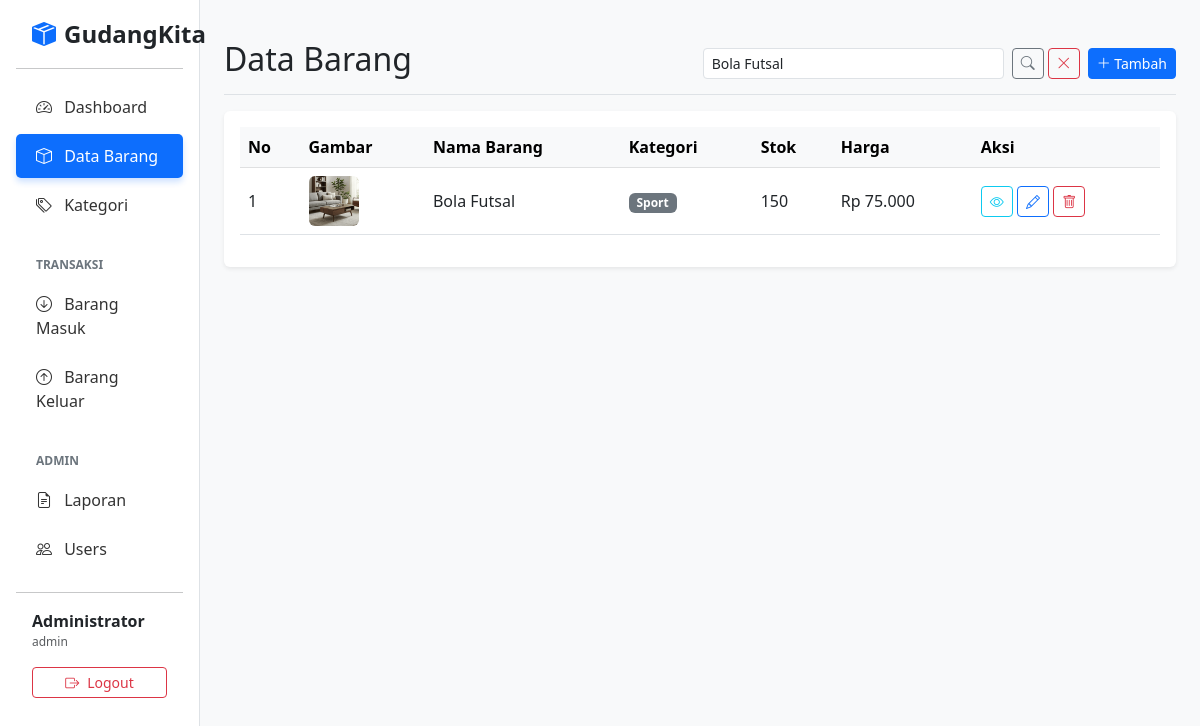
/data-barang.php?cari=Bola Futsal (signed in), run on the app's committed database.
### tables this page shows
CREATE TABLE `barang` (
  `id` int NOT NULL,
  `nama_barang` varchar(100) NOT NULL,
  `stok` int NOT NULL,
  `harga` int NOT NULL,
  `kategori_id` int DEFAULT NULL,
  `gambar` varchar(255) DEFAULT 'default.jpg'
);

CREATE TABLE `kategori` (
  `id` int NOT NULL,
  `nama_kategori` varchar(100) NOT NULL
);

### db/functions.php (called while the page is built, shortened)
<?php
$host = "localhost";
$user = "root";
$pass = "12345";
$db = "sistem-inventaris";
$connect = mysqli_connect($host, $user, $pass, $db);
function esc(?string $value): string
{
    return htmlspecialchars($value ?? '', ENT_QUOTES, 'UTF-8');
}
function query(string $query, array $params = []): array
{
    global $connect;
    $result = mysqli_execute_query($connect, $query, $params);
    $rows = [];
    while ($row = mysqli_fetch_assoc($result)) {
        $rows[] = $row;
    }
    return $rows;
}
function isAdmin(): bool
{
    return isset($_SESSION['role']) && $_SESSION['role'] === 'admin';
}

### data-barang.php (the view, shortened to what this page needs)
<?php
require_once 'db/functions.php';
require_once 'components/header.php';
$jumlahDataPerHalaman = 20;
$halamanAktif = (int)($_GET['halaman'] ?? 1);
$awalData = ($jumlahDataPerHalaman * $halamanAktif) - $jumlahDataPerHalaman;
$keyword = $_GET['cari'] ?? '';
$params = [];
if ($keyword !== '') {
    $baseQuery = "SELECT barang.*, kategori.nama_kategori
                  FROM barang
                  LEFT JOIN kategori ON barang.kategori_id = kategori.id
                  WHERE nama_barang LIKE ? OR barang.id = ?";
    $likeKeyword = "%$keyword%";
    $params = [$likeKeyword, $keyword];
} else {
    $baseQuery = "SELECT barang.*, kategori.nama_kategori
                  FROM barang
                  LEFT JOIN kategori ON barang.kategori_id = kategori.id";
}
$allData = query($baseQuery, $params);
$finalQuery = $baseQuery . " ORDER BY barang.id DESC LIMIT ?, ?";
$paramsPagination = [...$params, $awalData, $jumlahDataPerHalaman];
$barang = query($finalQuery, $paramsPagination);
?>
<div class="container-fluid">
    <div class="row">
        <?php require_once 'components/sidebar.php'; ?>
        <main class="col-lg-10 ms-sm-auto px-md-4 py-4">
            <div class="d-flex justify-content-between flex-wrap flex-md-nowrap align-items-center pt-3 pb-2 mb-3 border-bottom">
                <h1 class="h2">Data Barang</h1>
                <div class="d-flex gap-2">
                    <form action="" method="GET" class="d-flex">
                        <input type="text" name="cari" class="form-control form-control-sm me-2" placeholder="Cari Nama / ID..." value="<?= esc($keyword); ?>" size="30">
                        <button type="submit" class="btn btn-sm btn-outline-secondary">
                            <i class="bi bi-search"></i>
                        </button>
                        <?php if ($keyword !== ''): ?>
                            <a href="data-barang.php" class="btn btn-sm btn-outline-danger ms-1" title="Reset Pencarian">
                                <i class="bi bi-x-lg"></i>
                            </a>
                        <?php endif; ?>
                    </form>
                    <button type="button" class="btn btn-sm btn-primary" data-bs-toggle="modal" data-bs-target="#modalTambah">
                        <i class="bi bi-plus-lg"></i> Tambah
                    </button>
                </div>
            </div>
            <div class="card shadow-sm border-0">
                <div class="card-body">
                    <div class="table-responsive">
                        <table class="table table-hover align-middle">
                            <thead class="table-light">
                                <tr>
                                    <th>No</th>
                                    <th>Gambar</th>
                                    <th>Nama Barang</th>
                                    <th>Kategori</th>
                                    <th>Stok</th>
                                    <th>Harga</th>
                                    <th>Aksi</th>
                                </tr>
                            </thead>
                            <tbody>
                                <?php $no = $awalData + 1; foreach ($barang as $row) : ?>
                                <tr>
                                    <td><?= $no++; ?></td>
                                    <td>
                                        <img src="assets/img/<?= esc($row['gambar']); ?>" width="50" height="50" class="object-fit-cover rounded">
                                    </td>
                                    <td><?= esc($row['nama_barang']); ?></td>
                                    <td><span class="badge bg-secondary"><?= esc($row['nama_kategori'] ?? 'Tidak ada Kategori'); ?></span></td>
                                    <td><?= esc($row['stok']); ?></td>
                                    <td>Rp <?= number_format($row['harga'], 0, ',', '.'); ?></td>
                                    <td>
                                        <button type="button" class="btn btn-sm btn-outline-info btn-detail"
                                            data-bs-toggle="modal" data-bs-target="#modalDetail"
                                            data-nama="<?= esc($row['nama_barang']); ?>"
                                            data-kategori="<?= esc($row['nama_kategori'] ?? 'Tidak ada Kategori'); ?>"
                                            data-stok="<?= esc($row['stok']); ?>"
                                            data-harga="<?= number_format($row['harga'], 0, ',', '.'); ?>"
                                            data-gambar="<?= esc($row['gambar']); ?>">
                                            <i class="bi bi-eye"></i>
                                        </button>
                                        <?php if (isAdmin()): ?>
                                            <button type="button" class="btn btn-sm btn-outline-primary btn-edit"
                                                data-bs-toggle="modal" data-bs-target="#modalEdit"
                                                data-id="<?= esc($row['id']); ?>"
                                                data-nama="<?= esc($row['nama_barang']); ?>"
                                                data-stok="<?= esc($row['stok']); ?>"
                                                data-harga="<?= esc($row['harga']); ?>"
                                                data-kategori="<?= esc($row['kategori_id']); ?>"
                                                data-gambar="<?= esc($row['gambar']); ?>">
                                                <i class="bi bi-pencil"></i>
                                            </button>
                                            <a href="#" class="btn btn-sm btn-outline-danger" onclick="konfirmasiHapus(<?= (int)$row['id']; ?>)">
                                               <i class="bi bi-trash"></i>
                                            </a>
                                        <?php endif; ?>
                                    </td>
                                </tr>
                                <?php endforeach; ?>
                            </tbody>
                        </table>
                    </div>
                </div>
            </div>
        </main>
    </div>
</div>
<?php require_once 'components/footer.php'; ?>

### data on the page
barang: gambar (picture), nama_barang "Bola Futsal", kategori.nama_kategori "Sport", stok "150", harga "75.000"

### other printed values
$_SESSION['nama'] "Administrator"
$_SESSION['role'] "admin"
